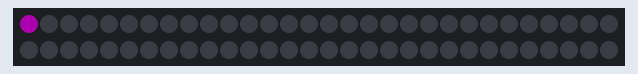
The sketch below on a simulated Arduino Uno, built with avr-gcc and run on an emulated ATmega328P. On the bench: 60 RGB LEDs in strip order, left to right, continuing on the next row. Dim RGB values are drawn brighter than linear.

Above: at 0.15 s.
At 4.97 s:
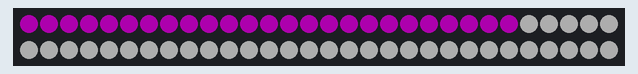
At 9.79 s:
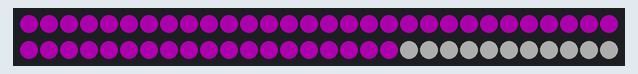
At 19.72 s:
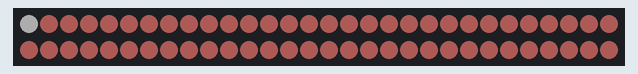
At 29.66 s:
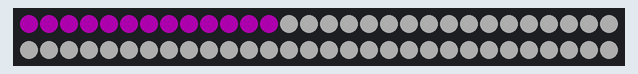
At 39.6 s:
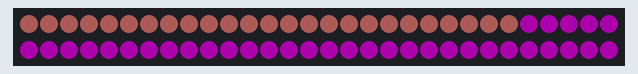

The sketch:

Assignment2.ino
```cpp
#include <Adafruit_NeoPixel.h>
#ifdef __AVR__
 #include <avr/power.h> // Required for 16 MHz Adafruit Trinket
#endif

// Which pin on the Arduino is connected to the NeoPixels?
// On a Trinket or Gemma we suggest changing this to 1:
#define LED_PIN    6

// How many NeoPixels are attached to the Arduino?
#define LED_COUNT 60

Adafruit_NeoPixel strip(LED_COUNT, LED_PIN, NEO_GRB + NEO_KHZ800);


// setup() function -- runs once at startup --------------------------------

void setup() {
#if defined(__AVR_ATtiny85__) && (F_CPU == 16000000)
  clock_prescale_set(clock_div_1);
#endif

  strip.begin();           // INITIALIZE NeoPixel strip object (REQUIRED)
  strip.show();            // Turn OFF all pixels ASAP
  strip.setBrightness(50); // Set BRIGHTNESS to about 1/5 (max = 255)
}


// loop() function -- runs repeatedly as long as board is on ---------------

void loop() {
  // Fill along the length of the strip in various colors...
  colorWipe(strip.Color(255,   0,   255), 10);
  colorWipe(strip.Color(255, 135, 130), 10);
  colorWipe(strip.Color(  255,   255, 255), 10);
}

void colorWipe(uint32_t color, int wait) {
  for(int i=0; i<strip.numPixels(); i++) { // For each pixel in strip...
    strip.setPixelColor(i, color);         //  Set pixel's color (in RAM)
    strip.show();                          //  Update strip to match
    delay(wait);                           //  Pause for a moment
  }
}
```
